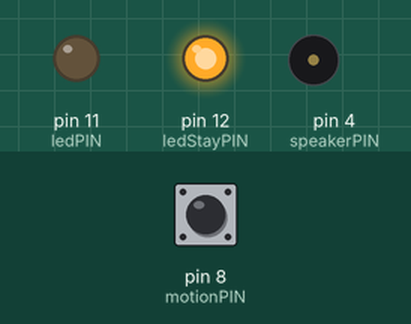
Simulated run of this sketch. Board: Arduino Uno, built with avr-gcc and run on an emulated ATmega328P. On the bench: output pins drawn as LEDs (lit = HIGH), buzzer (waves = sounding). Inputs (shaded band) come from the test bench; at power-on: pin 8 (motionPIN) LOW. What the sketch prints to the serial monitor is not drawn.

Above: at 1.2 s.
1.3 s: pin 8 (motionPIN) driven HIGH
At 3.0 s:
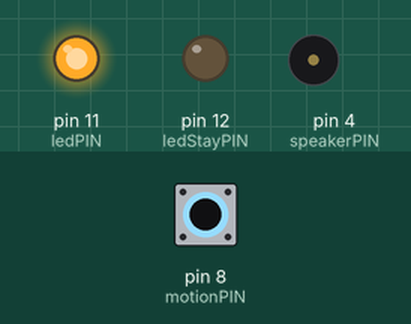
4.3 s: pin 8 (motionPIN) driven LOW
At 6.5 s:
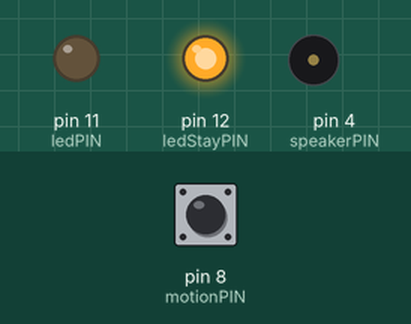
7.3 s: pin 8 (motionPIN) pulsed HIGH 2 times (0.12 s each, 0.3 s apart)
At 8.55 s:
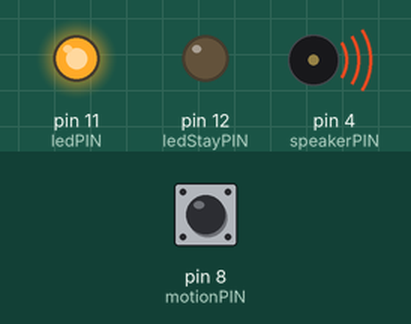
Timing chart, 0 to 13.1 s (numbered marks = the images above; inputs shaded):
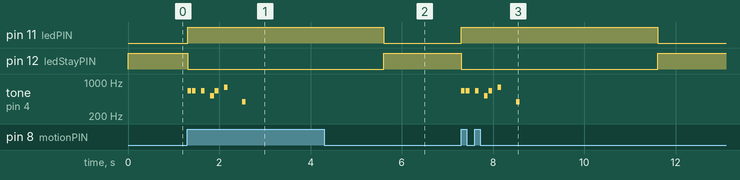

Measured:
- after the input at 1.3 s, pin 11 (ledPIN): LOW → HIGH at once; pin 12 (ledStayPIN): HIGH → LOW at once; tone on pin 4 (speakerPIN): plays 659 Hz for 0.08 s, 659 Hz for 0.08 s, 659 Hz for 0.08 s, 523 Hz for 0.08 s, 659 Hz for 0.08 s, 784 Hz for 0.08 s … (7 notes in this stretch), starting at once
- after the input at 4.3 s, pin 11 (ledPIN): HIGH → LOW after 1.3 s; pin 12 (ledStayPIN): LOW → HIGH after 1.3 s; tone on pin 4 (speakerPIN): stops changing and stays silent
- after the input at 7.3 s, pin 11 (ledPIN): LOW → HIGH at once, → LOW 4.3 s later; pin 12 (ledStayPIN): HIGH → LOW at once, → HIGH 4.3 s later; tone on pin 4 (speakerPIN): plays 659 Hz for 0.08 s, 659 Hz for 0.08 s, 659 Hz for 0.08 s, 523 Hz for 0.08 s, 659 Hz for 0.08 s, 784 Hz for 0.08 s … (7 notes in this stretch), starting at once

The sketch:

music_sample.ino
```cpp
int ledPIN = 11;
int ledStayPIN = 12;
int motionPIN = 8; // PIR sensor pin
int motionStatus = 0;
int speakerPIN = 4;

int Do = 261;
int Re = 294;
int Mi = 329;
int Fa = 349;
int So = 392;
int La = 440;
int Si = 493;
int Do2 = 523;
int Re2 = 587;
int Mi2 = 659;
int Fa2 = 698;
int So2 = 784;
int La2 = 880;
int Si2 = 988;
int Do3 = 1047;
int Re3 = 1175;
int Mi3 = 1319;
int Fa3 = 1397;
int So3 = 1568;
int mario[13] = {Mi2, Mi2, 0, Mi2, 0, Do2, Mi2, 0, So2, 0, 0, 0, So};


void setup() {
  pinMode(ledPIN, OUTPUT);
  pinMode(ledStayPIN, OUTPUT);
  pinMode(motionPIN, INPUT);
  Serial.begin(9600);
  pinMode(speakerPIN, OUTPUT);
}


void loop() {
    motionStatus = digitalRead(motionPIN);
    if (motionStatus == HIGH) { // When motion is detected
        digitalWrite(ledPIN, HIGH); // turn LED ON
        digitalWrite(ledStayPIN, LOW);

        for (int i = 0; i < 13; i++) {
          tone(speakerPIN, mario[i], 80);
          delay(100);
        }
        delay(3000);
        Serial.println("Motion detected.");
    }
    else {
        digitalWrite(ledPIN, LOW);
        digitalWrite(ledStayPIN, HIGH);
        Serial.println("All clear.");
    }
}
```
